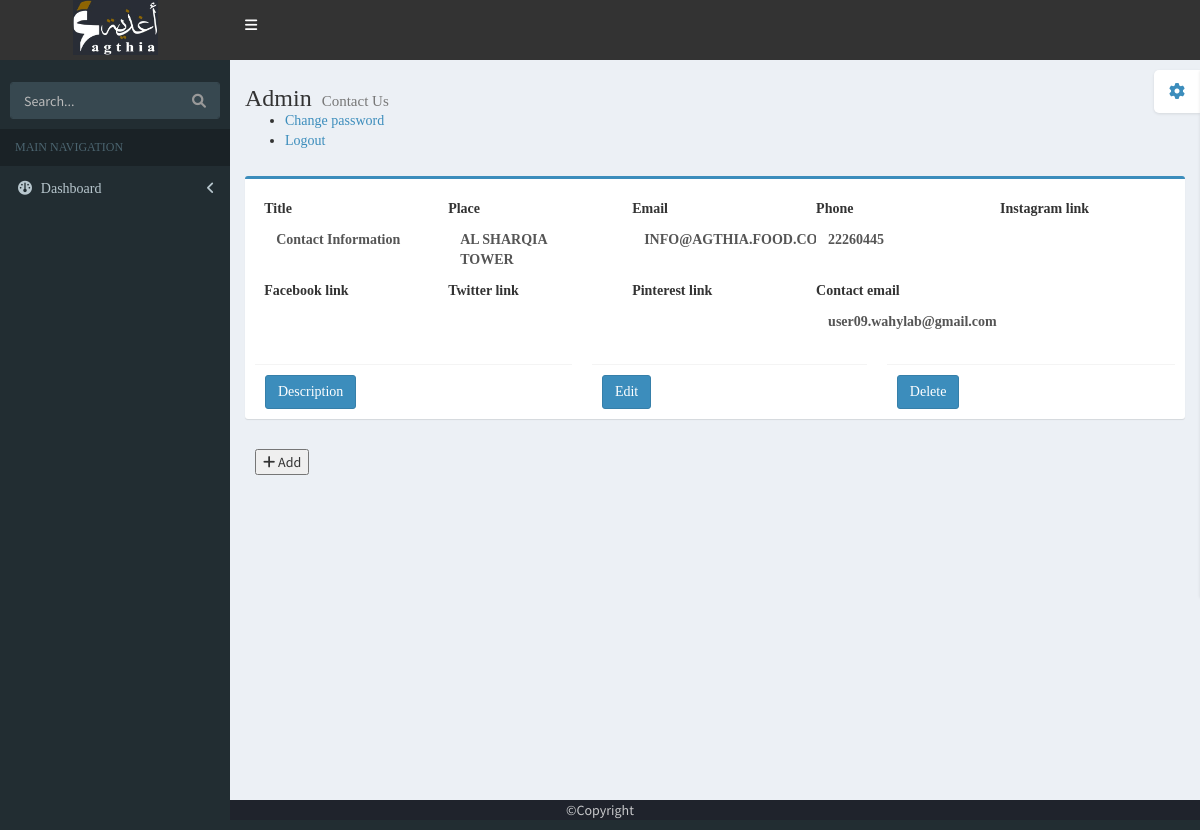
The page /contact_us_adm (signed in) on the database its author committed.
### agthi/models.py (models this page shows)
class Contact_uss(models.Model):
    title = models.CharField(max_length=200, null=True)
    description = models.TextField(null=True)
    place = models.CharField(max_length=200, null=True)
    email = models.CharField(max_length=200, null=True)
    phone = models.CharField(max_length=200, null=True)
    instagram_link = models.URLField(max_length=200, default="https://www.instagram.com/")
    facebook_link = models.URLField(max_length=200, default="https://www.facebook.com/")
    twitter_link = models.URLField(max_length=200, default="https://www.twitter.com/")
    pinterest_link = models.CharField(max_length=200, default="https://www.pinterest.com/")
    contact_email = models.CharField(max_length=200, null=True)

### agthi/views.py (the view)
# urls.py: path('contact_us_adm', agthi.views.contact_us_adm, name='contact_us_adm'),
@never_cache
@login_required
def contact_us_adm(request):
    hth = Contact_uss.objects.all()
    return render(request, 'tem/contact_us_adm1.html', {'hth': hth})

### Templates/tem/contact_us_adm1.html (shortened to what this page needs)
{% load static %}
<!DOCTYPE html>
<html>
  <head>
    <link href="{% static 'sta1/admin_panel/bootstrap/css/bootstrap.min.css' %}" rel="stylesheet" type="text/css" />
    <link href="https://maxcdn.bootstrapcdn.com/font-awesome/4.3.0/css/font-awesome.min.css" rel="stylesheet" type="text/css" />
    <link href="http://code.ionicframework.com/ionicons/2.0.0/css/ionicons.min.css" rel="stylesheet" type="text/css" />
    <link href="{% static 'sta1/admin_panel/dist/css/AdminLTE.min.css' %}" rel="stylesheet" type="text/css" />
    <link href="{% static 'sta1/admin_panel/dist/css/skins/_all-skins.min.css' %}" rel="stylesheet" type="text/css" />
     <link rel="stylesheet" href="https://cdnjs.cloudflare.com/ajax/libs/font-awesome/6.0.0-beta3/css/all.min.css">
  </head>
  <body class="skin-blue">
    <div class="wrapper">
      <header class="main-header">
         <a href="{% url 'home' %}" class="logo" style="background-color: #333;height:60px;">
          <img style="width:85px;height:55px" src="{% static 'sta1/images/logo_agthia.jpg' %}" alt="">
        </a>
        <nav class="navbar navbar-static-top" role="navigation" style="background-color: #333;height:60px;">
          <a href="#" class="sidebar-toggle" data-toggle="offcanvas" role="button">
          </a>
        </nav>
      </header>
      <aside class="main-sidebar">
        <section class="sidebar">
          <form id="search-form" method="post" action="{% url 'search_resta' %}" class="sidebar-form">
            <div class="input-group">
              <input type="text" name="srch" class="form-control" placeholder="Search..."/>
              <span class="input-group-btn">
                <button type='submit' form="search-form" name='seach' id='search-btn' class="btn btn-flat"><i class="fa fa-search"></i></button>
              </span>
            </div>
          </form>
          <ul class="sidebar-menu">
            <li class="header" style="font-family: made avenue personal use;">MAIN NAVIGATION</li>
            <li class="treeview">
              <a href="#">
                <i class="fa fa-dashboard"></i> <span style="font-family: neusa next pro;">Dashboard</span> <i class="fa fa-angle-left pull-right"></i>
              </a>
            </li>
          </ul>
        </section>
      </aside>
      <div class="content-wrapper">
        <section class="content-header">
          <h1 style="margin-top:10px;font-family: made avenue personal use;">
            Admin
            <small>Contact Us</small>
          </h1>
          <ul style="font-family:neusa next pro">
             <li><a href="#" id="change-password-link">Change password</a></li>
             <li><a href="{% url 'logout' %}">Logout</a></li>
          </ul>
        </section>
        <section class="content">
          <div class="row">
            <div class="col-md-12">
              {% if hth %}
              {% for t in hth %}
              <div class="box box-primary">
                <form id="add-med" style="font-family:neusa next pro" role="form" method="post" action="#">
                  <div class="box-body">
                    <div class="form-group">
                        <label for="titl">Title</label>
                        <label class="form-control" name="title" id="titl" >{{t.title}}</label>
                    </div>
                     <div class="form-group">
                        <label for="plac">Place</label>
                       <label class="form-control" id="plac" name="plac">{{t.place}}</label>
                    </div>
                      <div class="form-group">
                        <label for="emm">Email</label>
                        <label class="form-control" name="loc_int" id="emm">{{t.email}}</label>
                    </div>
                      <div class="form-group">
                        <label for="phone">Phone</label>
                         <label class="form-control" name="phone" id="phone">{{t.phone}}</label>
                    </div>
                     <div class="form-group">
                        <label for="ins_lnk">Instagram link</label>
                       <label class="form-control" name="ins_lnk" id="ins_lnk">{{t.instagram_link}}</label>
                    </div>
                    <div class="form-group">
                        <label for="fac_lnk">Facebook link</label>
                        <label class="form-control" name="fac_lnk" id="fac_lnk">{{t.facebook_link}}</label>
                    </div>
                     <div class="form-group">
                        <label for="twi_lnk">Twitter link</label>
                        <label class="form-control" id="twi_lnk" name="twi_lnk">{{t.twitter_link}}</label>
                    </div>
                     <div class="form-group">
                        <label for="pinn_lnk">Pinterest link</label>
                        <label class="form-control" id="pinn_lnk" name="pinn_lnk">{{t.pinterest_link}}</label>
                    </div>
                     <div class="form-group">
                        <label for="cont_emm">Contact email</label>
                        <label class="form-control" id="cont_emm" name="cont_emm">{{t.contact_email}}</label>
                    </div>
                  </div>
                  <div class="footer-container">
                  <div class="box-footer">
                    <button form="add-med" type="button" class="btn btn-primary" onclick="location.href='{% url 'descr_contact_adm' t.id %}'" >Description</button>
                  </div>
                   <div class="box-footer">
                    <button form="add-med" type="button" class="btn btn-primary" onclick="location.href='{% url 'edit_contact_adm' t.id %}'">Edit</button>
                  </div>
                   <div class="box-footer">
                    <button form="add-med" type="button" class="btn btn-primary" onclick="location.href='{% url 'delete_contact_adm' t.id %}'">Delete</button>
                  </div>
                  </div>
                </form>
              </div>
              {% endfor %}
                {% else %}
                <div class="box-body">
                    <button class="add-btn" onclick="location.href='{% url 'add_contact_adm' %}'">
                        <i class="fas fa-plus"></i> Add
                    </button>
                </div>
              {% endif %}
  <div class="box-body">
                    <button class="add-btn" onclick="location.href='{% url 'add_contact_adm' %}'">
                        <i class="fas fa-plus"></i> Add
                    </button>
                </div>
            </div>
          </div>
        </section>
      </div>
       <footer>
            <p style="color: #c8c9cb;">©Copyright</p>
        </footer>
    </div>
  </body>
</html>

### rows shown on the page
Contact_uss: title "Contact Information", place "AL SHARQIA TOWER", email "INFO@AGTHIA.FOOD.COM", phone "22260445", contact_email "user09.wahylab@gmail.com"
